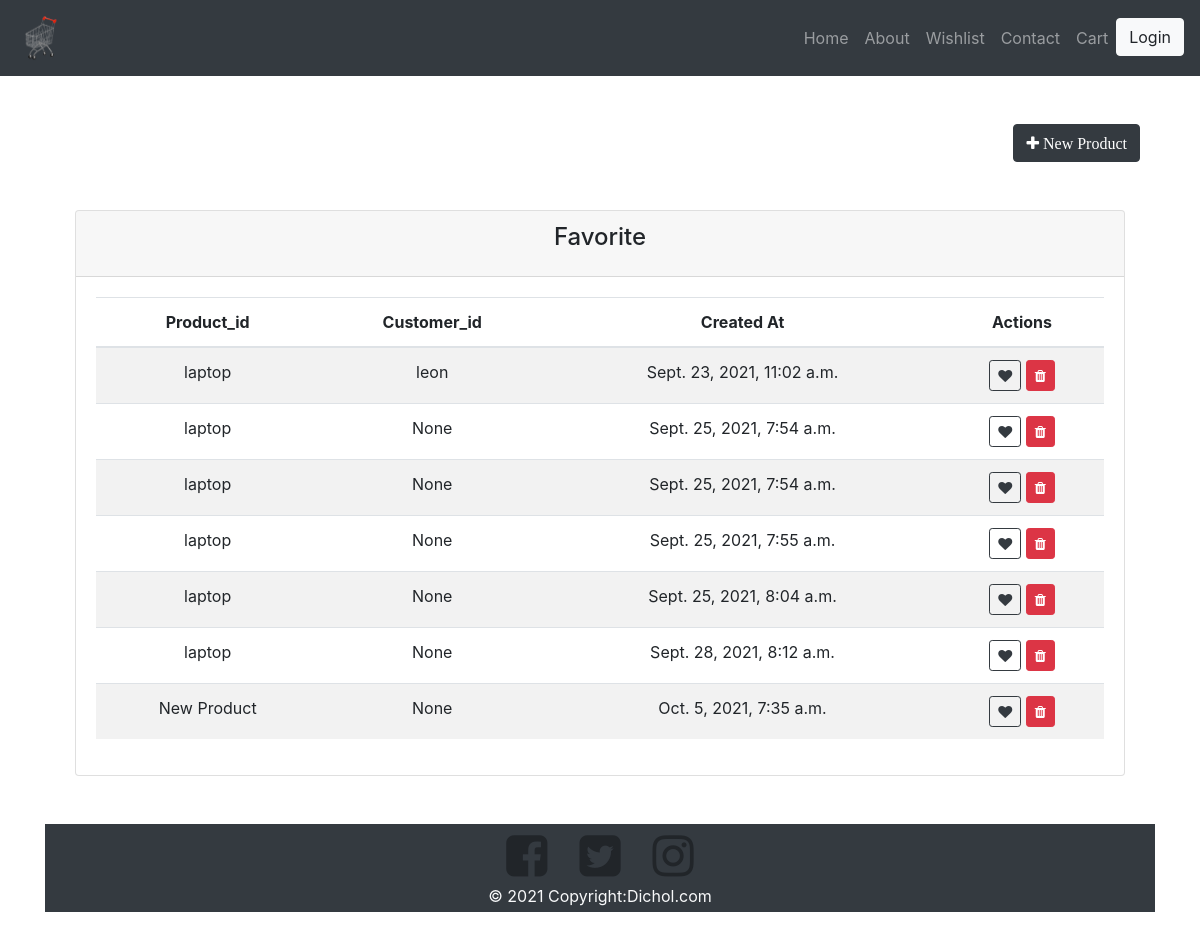
The app's page /wishlist/, older data.
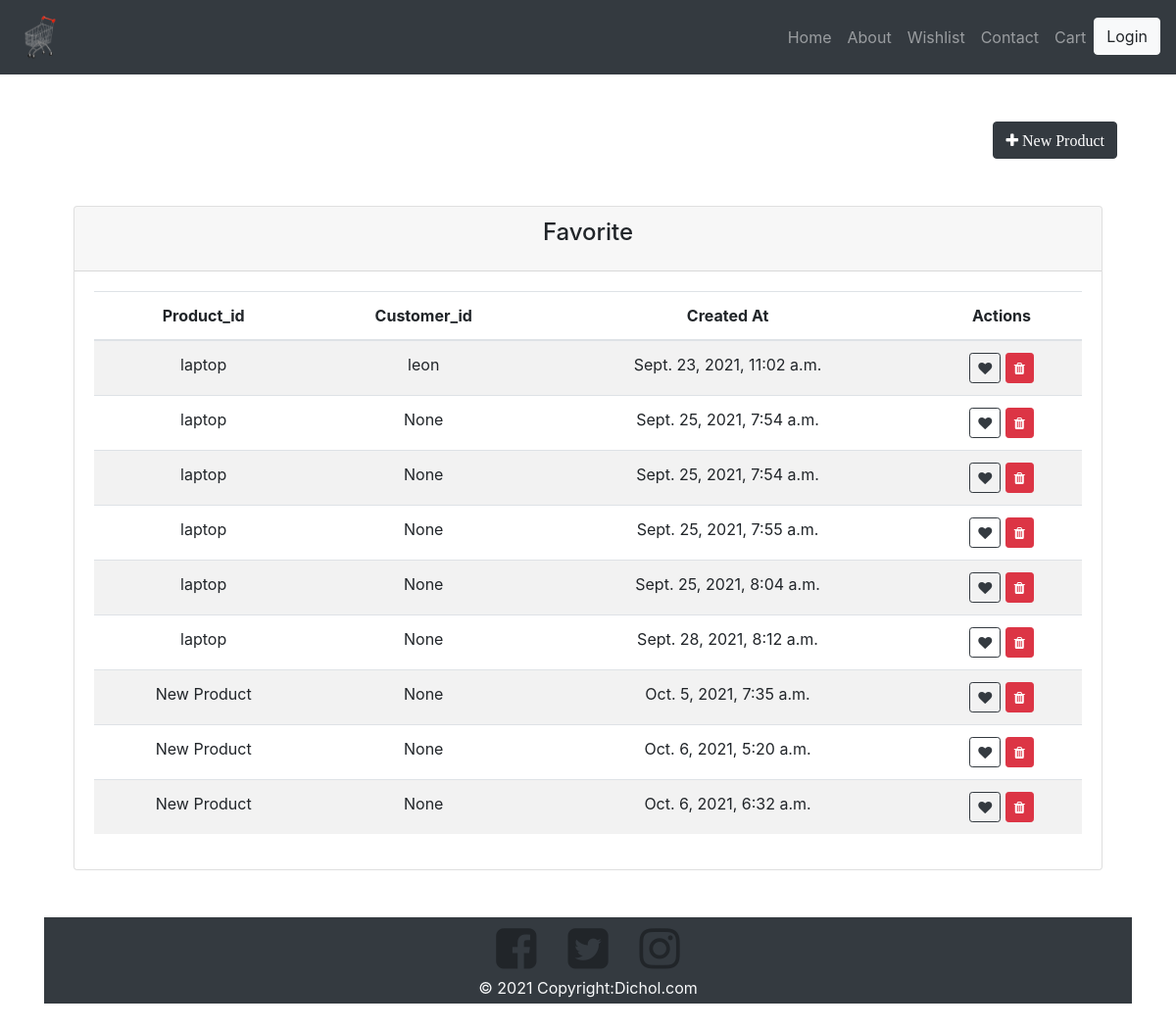
The same page, newer data.
### shop/models.py (models this page shows)
class Wishlist(models.Model):
    product_id= models.ForeignKey('product',on_delete=models.CASCADE,blank=True,null=True)
    customer_id= models.ForeignKey('customer',on_delete=models.CASCADE,blank=True,null=True)
    created_at=models.DateTimeField(auto_now_add=True)
    updated_at= models.DateTimeField(auto_now_add=True)

class Product(models.Model):
    name=models.CharField(max_length=100, null=False, blank=False)
    cost=models.IntegerField(null= False, blank= False)
    quantity=models.IntegerField(null= False, blank= False)
    description=models.TextField(null=False, blank=False)
    image=models.FileField(upload_to='images')
    featured=models.BooleanField(default=False)
    status=models.CharField(max_length=100, null=False, blank=True, default='Unverified')
    category_id=models.ForeignKey('category',on_delete=models.CASCADE,blank=True,null=True)
    seller_id=models.ForeignKey('seller',on_delete=models.CASCADE,blank=True,null=True)
    created_at=models.DateTimeField(auto_now_add=True)
    updated_at= models.DateTimeField(auto_now_add=True)
    def __str__(self):
        return self.name

class Customer(models.Model):
    name=models.CharField(max_length=100, null=False, blank=False)
    phone_number=models.IntegerField(null= True, blank= True)
    email=models.CharField(max_length=100, null=False, blank=False)
    password=models.CharField(max_length=100, null=False, blank=False)
    created_at=models.DateTimeField(auto_now_add=True)
    updated_at= models.DateTimeField(auto_now_add=True)
    def __str__(self):
        return self.name

### shop/views.py (the view)
# urls.py: path('wishlist/', views.get_wishlist, name="wishlist")
def get_wishlist(request):
    wishlist = Wishlist.objects.all()
    return render(request, 'shop/frontend/wishlist.html', {'wishlist': wishlist})

### shop/templates/shop/frontend/wishlist.html (shortened to what this page needs)
{% extends 'shop/frontend/layouts/master.html' %}
{% load static %}
{% block content %}
<div class="container">
    <div class="col-lg-12 text-center my-3">
        <div class="container">
            <div class="row my-5">
                <a href="{% url 'add_wishlist' %}" class="btn btn-dark ml-auto" >
                    <i class ="fa fa-plus" aria-hidden="true"> New Product </i>
                </a>
            </div>
            <div class="row justify-content-center my-5">
                <div class="col-lg-12">
                    <div class="card">
                        <div class="card-header">
                            <h4 class="card-title">Favorite</h4>
                        </div>
                        <div class="card-body">
                            <table class="table table-striped table-hover">
                                <thead>
                                    <tr>
                                        <th>Product_id</th>
                                        <th>Customer_id</th>
                                        <th>Created At</th>
                                        <th>Actions</th>
                                    </tr>
                                </thead>
                                <tbody>
                                    {% for object in wishlist %}
                                       <tr>
                                           <td>{{object.product_id}}</td>
                                           <td>{{object.customer_id}}</td>
                                           <td>{{object.created_at}}</td>
                                           <td>
                                            <a href="#"
                                            class="btn btn-outline-dark btn-sm">
                                            <i class="fa fa-heart" aria-hidden="true"></i>
                                           </a>
                                            <button onclick ="deleteWishlist('{{object.id}}')"
                                               class="btn btn-danger btn-sm">
                                               <i class="fa fa-trash"></i>
                                            </button>
                                           </td>
                                       </tr>
                                    {% endfor %}
                                </tbody>
                            </table>
                        </div>
                    </div>
                </div>
            </div>
        </div>
{% endblock %}

Row changes from the older to the newer data that the page shows:
added Wishlist: product_id "New Product", customer_id "None", created_at "Oct. 6, 2021, 5:20 a.m."
added Wishlist: product_id "New Product", customer_id "None", created_at "Oct. 6, 2021, 6:32 a.m."
